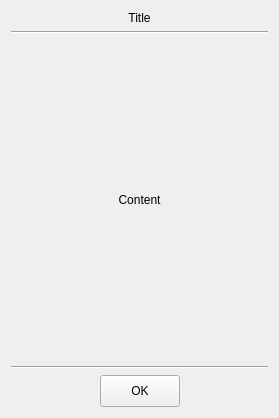
<?xml version="1.0" encoding="UTF-8"?>
<ui version="4.0">
 <class>CustomDialog</class>
 <widget class="QWidget" name="CustomDialog">
  <property name="geometry">
   <rect>
    <x>0</x>
    <y>0</y>
    <width>279</width>
    <height>418</height>
   </rect>
  </property>
  <property name="windowTitle">
   <string>CustomDialog</string>
  </property>
  <layout class="QGridLayout" name="gridLayout_2">
   <item row="0" column="0">
    <layout class="QGridLayout" name="gridLayout" rowstretch="0,1,1,1,1" rowminimumheight="0,0,0,0,0">
     <item row="4" column="2">
      <spacer name="horizontalSpacer_2">
       <property name="orientation">
        <enum>Qt::Horizontal</enum>
       </property>
       <property name="sizeHint" stdset="0">
        <size>
         <width>40</width>
         <height>20</height>
        </size>
       </property>
      </spacer>
     </item>
     <item row="4" column="0">
      <spacer name="horizontalSpacer">
       <property name="orientation">
        <enum>Qt::Horizontal</enum>
       </property>
       <property name="sizeHint" stdset="0">
        <size>
         <width>40</width>
         <height>20</height>
        </size>
       </property>
      </spacer>
     </item>
     <item row="4" column="1">
      <widget class="QPushButton" name="m_OkButton">
       <property name="minimumSize">
        <size>
         <width>70</width>
         <height>32</height>
        </size>
       </property>
       <property name="cursor">
        <cursorShape>PointingHandCursor</cursorShape>
       </property>
       <property name="text">
        <string>OK</string>
       </property>
      </widget>
     </item>
     <item row="2" column="0" colspan="3">
      <widget class="QLabel" name="m_Content">
       <property name="text">
        <string>Content</string>
       </property>
       <property name="alignment">
        <set>Qt::AlignCenter</set>
       </property>
       <property name="wordWrap">
        <bool>true</bool>
       </property>
      </widget>
     </item>
     <item row="0" column="0" colspan="3">
      <widget class="QLabel" name="m_Title">
       <property name="text">
        <string>Title</string>
       </property>
       <property name="alignment">
        <set>Qt::AlignCenter</set>
       </property>
      </widget>
     </item>
     <item row="1" column="0" colspan="3">
      <widget class="Line" name="line">
       <property name="orientation">
        <enum>Qt::Horizontal</enum>
       </property>
      </widget>
     </item>
     <item row="3" column="0" colspan="3">
      <widget class="Line" name="line_2">
       <property name="orientation">
        <enum>Qt::Horizontal</enum>
       </property>
      </widget>
     </item>
    </layout>
   </item>
  </layout>
 </widget>
 <resources/>
 <connections/>
</ui>
